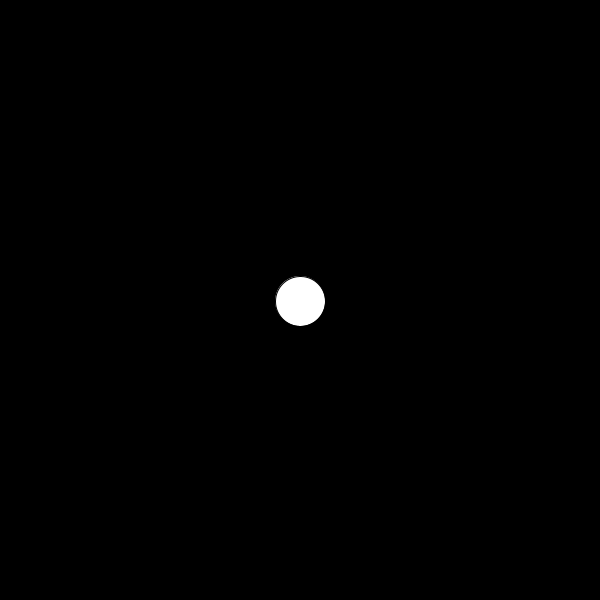
Frame 1 (no input)
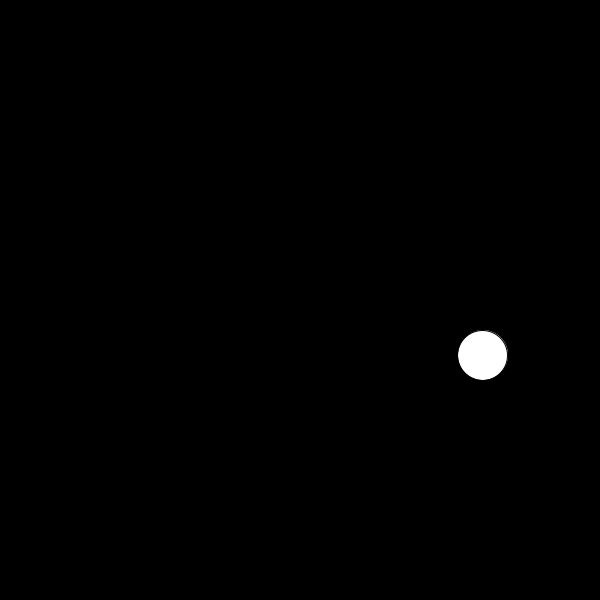
Frame 60 (the mouse pressed at the canvas centre just before this capture)
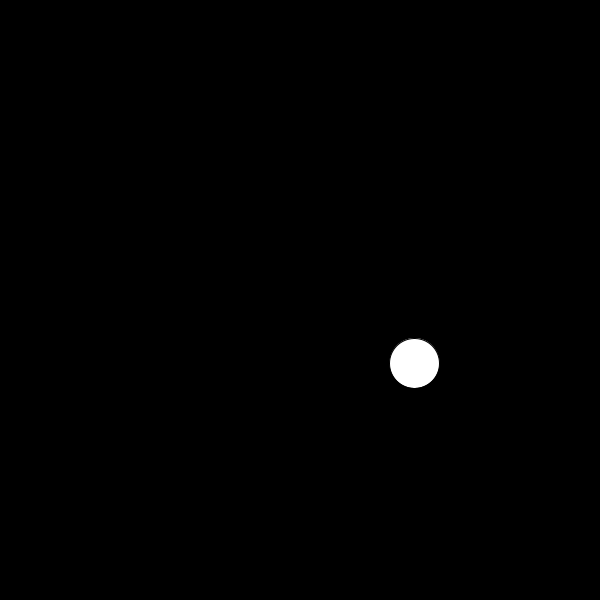
Frame 120 (the mouse held since frame 60 and released just before this capture)

The Processing sketch that drew these frames (run headless with seeded random() and noise(); from frame 60 on, the mouse is pressed at the canvas centre):

// Processing sketch: sketch_170822a
// ── sketch_170822a.pde
Mover m;

void setup() {
  size(600, 600);
  background(0);
  
  m = new Mover();
}

void draw() {
  
  background(0);
  
  PVector  f = new PVector(0.1, 1); 
  m.applyForce(f);
  
   if (mousePressed){
     PVector  g = new PVector(-0.2, -2); 
    m.applyForce(g);
   }
  
  m.update();
  m.edges();
  m.display();
}
// ── Mover.pde
class Mover{
  PVector loc;
  PVector vel ;
  PVector acc ;
  
  Mover() {
    loc = new PVector(width/2, height/2);
    vel = new PVector(0, 0);
    acc = new PVector(0, 0);
  }
  
  void applyForce(PVector force){
    acc.add(force) ;
  }
  
  void update(){
    vel.add(acc);
    loc.add(vel);
    acc.mult(0);
     //vel.limit(5);
  }
  
  void display(){
    fill(255);
    ellipse(loc.x, loc.y, 50,50);
  }
  
  void edges(){
    if (loc.x > width ){
       loc.x = width ;
       vel.x *= -1;
    } else  if(loc.x < 0){
      loc.x = 0 ;
       vel.x *= -1;
    }else if (loc.y > height ){
       loc.y = height ;
       vel.y *= -1;
    } else if (loc.y < 0){
      loc.y = 0 ;
       vel.y *= -1;
    }
  }
  

}
